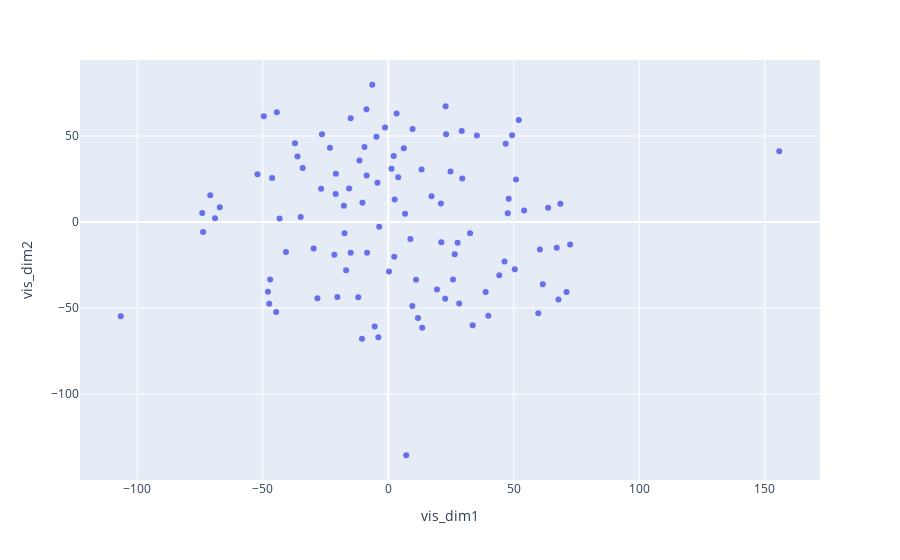

This figure's notebook cell:
### Code cell
fig = px.scatter(interests, x='vis_dim1', y='vis_dim2', hover_data='name')
fig.show()

### Figure 1 — Plotly figure (JSON) as saved in the notebook; plotly's stock layout.template omitted (floating-point values rounded to 4 significant figures)
{"data": [{"customdata": [["history"], ["politics"], ["war"], ["ideology"], ["economics"], ["business"], ["culture"], ["society"], ["sociology"], ["institutionalized religion"], ["psychology"], ["perception"], ["cognition"], ["intuition"], ["non-linear thinking"], ["emotions"], ["spirituality"], ["mind palaces"], ["knowledge graphs"], ["intimacy"], ["connection"], ["presence"], ["relatedness"], ["friendship"], ["love"], ["seduction"], ["persuasion"], ["conviction"], ["agreement"], ["compromise"], ["negotiation"], ["networking"], ["physics"], ["the fabric of reality"], ["the origin of the universe"], ["the nature of space and time"], ["the origin and continuous evolution of the earth"], ["volcanoes"], ["nature"], ["the ocean"], ["music"], ["acoustics"], ["sound processing"], ["photography"], ["art"], ["beauty"], ["justice"], ["social good"], ["health"], ["sharing"], ["community"], ["giving back"], ["helping those in need"], ["selflessness"], ["technology"], ["media"], ["craft"], ["engineering"], ["programming"], ["communications"], ["the internet"], ["artificial intelligence"], ["math"], ["probability"], ["travel"], ["distance"], ["aviation"], ["transportation systems"], ["road trips"], ["literature"], ["storytelling"], ["the social and psychological power of narratives"], ["non-narrative existence"], ["the impact of technology on human behavior and society"], ["languages"], ["dialects"], ["accents"], ["class relations"], ["the spectrum of personalities"], ["the spectrum of cultures"], ["the spectrum from personality to culture"], ["“people are more different within groups than between groups”"], ["metaphors"], ["parallels"], ["symbols"], ["spectrums"], ["comparisons"], ["memes"], ["referential humor"], ["process"], ["the joy of abstraction"], ["curiosity and discovery"], ["the joy of learning"], ["creativity"], ["maps"], ["aerial shots"], ["high-altitude mountaineering"], ["rock climbing"], ["backpacking"], ["martial arts"], ["boxing"], ["chess"], ["strategy"], ["tactics"], ["spontaneity"], ["improvisation"]], "hovertemplate": "vis_dim1=%{x}<br>vis_dim2=%{y}<br>name=%{customdata[0]}<extra></extra>", "legendgroup": "", "marker": {"color": "#636efa", "symbol": "circle"}, "mode": "markers", "name": "", "orientation": "v", "showlegend": false, "type": "scatter", "x": [-17.71, -16.79, 2.551, 11.06, -40.78, 13.27, -20.97, -21.5, -14.99, 0.2811, -8.454, 22.68, 28.25, 19.39, 38.81, 25.8, 2.371, 39.86, 33.63, 26.48, -1.276, -8.715, 27.61, 21.13, 6.691, 13.5, 11.83, 9.591, -3.97, -10.47, -5.421, -11.97, 2.167, -47.07, -47.44, -47.95, -44.68, 52.01, -15.61, -28.22, -11.5, -49.6, -44.41, 155.8, -8.62, 8.809, -20.89, 59.76, -10.3, 3.295, -26.76, 71.02, 67.81, 61.56, 3.946, -9.496, -4.325, 1.274, -23.25, -4.715, -20.29, -3.634, 6.196, -14.99, 23.04, 9.684, -34.9, 22.84, 29.28, -17.44, 50.89, -106.6, -6.385, -29.74, -34.11, -46.3, -52.11, 32.59, -74.14, -67.13, -69.04, -73.79, 54.12, 63.7, -36.17, -70.95, 68.55, 47.61, 47.98, -26.42, 72.46, 60.4, 67.11, 44.23, -37.19, -43.32, 46.79, 49.35, 35.3, 20.97, 17.23, 7.149, 24.8, 29.47, 50.41, 46.3], "xaxis": "x", "y": [9.442, -28.01, 13.16, -33.6, -17.4, 30.62, 16.29, -19.07, -17.91, -28.7, -17.78, -44.62, -47.35, -39.27, -40.71, -33.41, -20.14, -54.41, -60.0, -18.77, 55.01, 65.53, -12.05, -11.76, 4.796, -61.4, -55.74, -48.76, -67.03, -67.82, -60.76, -43.75, 38.46, -33.47, -47.56, -40.46, -52.24, 59.29, 19.46, -44.28, 35.8, 61.45, 63.8, 41.14, 27.01, -9.806, 28.14, -52.97, 11.15, 63.05, 19.41, -40.6, -45.01, -36.17, 26.07, 43.67, 22.86, 30.99, 43.24, 49.62, -43.6, -2.761, 42.84, 60.4, 50.99, 54.13, 2.973, 67.35, 52.93, -6.499, 24.72, -54.7, 79.82, -15.35, 31.48, 25.55, 27.83, -6.487, 5.205, 8.647, 2.242, -5.825, 6.782, 8.328, 38.08, 15.58, 10.67, 5.125, 13.48, 51.1, -13.04, -15.95, -14.99, -30.96, 45.81, 2.011, 45.58, 50.5, 50.26, 10.85, 15.0, -135.6, 29.33, 25.29, -27.38, -22.97], "yaxis": "y"}], "layout": {"legend": {"tracegroupgap": 0}, "margin": {"t": 60}, "xaxis": {"anchor": "y", "domain": [0, 1], "title": {"text": "vis_dim1"}}, "yaxis": {"anchor": "x", "domain": [0, 1], "title": {"text": "vis_dim2"}}}}
